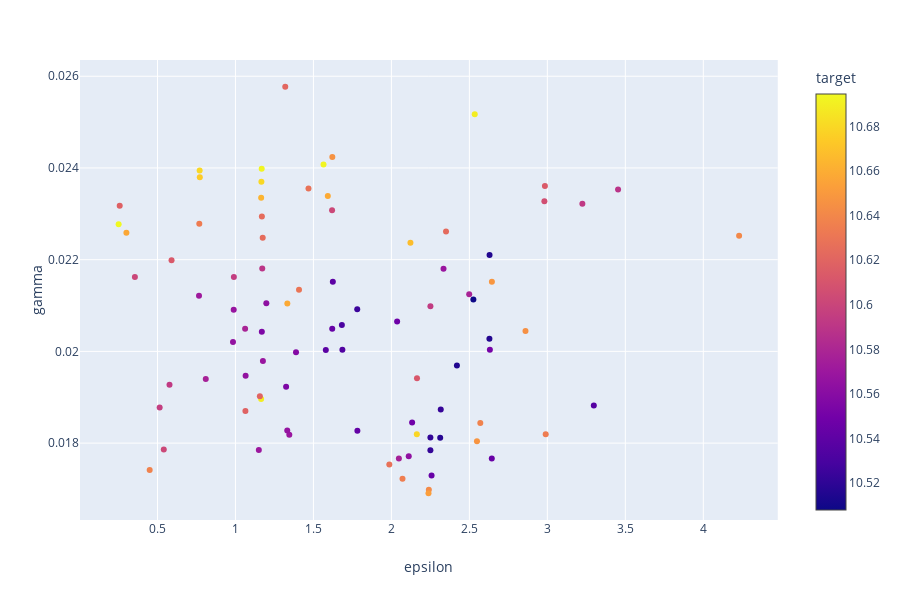

Write notebook code for a chart like this one.
### Code cell
px.scatter(df1, x="epsilon", y="gamma", color="target")
